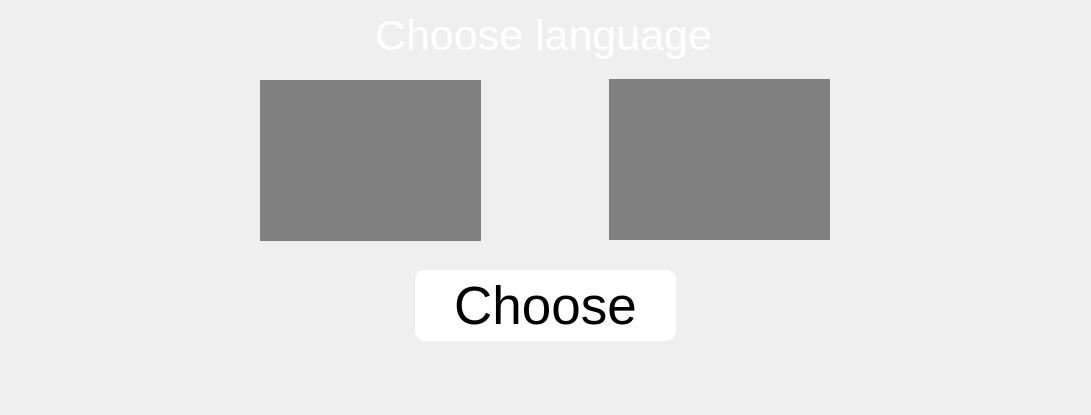
    <widget class="QWidget" name="language">
     <property name="geometry">
      <rect>
       <x>0</x>
       <y>0</y>
       <width>1091</width>
       <height>415</height>
      </rect>
     </property>
     <property name="font">
      <font>
       <family>Arial</family>
      </font>
     </property>
     <attribute name="label">
      <string>LANGUAGE</string>
     </attribute>
     <widget class="QLabel" name="lblChooseLang">
      <property name="geometry">
       <rect>
        <x>375</x>
        <y>10</y>
        <width>341</width>
        <height>51</height>
       </rect>
      </property>
      <property name="font">
       <font>
        <family>Ubuntu</family>
        <pointsize>32</pointsize>
        <weight>50</weight>
        <bold>false</bold>
       </font>
      </property>
      <property name="styleSheet">
       <string notr="true">color: white;</string>
      </property>
      <property name="text">
       <string>Choose language</string>
      </property>
     </widget>
     <widget class="QPushButton" name="btnChooseLang">
      <property name="geometry">
       <rect>
        <x>415</x>
        <y>270</y>
        <width>261</width>
        <height>71</height>
       </rect>
      </property>
      <property name="font">
       <font>
        <family>Ubuntu</family>
        <pointsize>40</pointsize>
        <weight>50</weight>
        <bold>false</bold>
       </font>
      </property>
      <property name="focusPolicy">
       <enum>Qt::ClickFocus</enum>
      </property>
      <property name="styleSheet">
       <string notr="true">border: 2px white;
border-radius: 10px;
padding: 0 8px;
background: white;
color: black;</string>
      </property>
      <property name="text">
       <string>Choose</string>
      </property>
     </widget>
     <widget class="QPushButton" name="btnBG">
      <property name="geometry">
       <rect>
        <x>260</x>
        <y>80</y>
        <width>221</width>
        <height>161</height>
       </rect>
      </property>
      <property name="font">
       <font>
        <family>Ubuntu</family>
       </font>
      </property>
      <property name="focusPolicy">
       <enum>Qt::ClickFocus</enum>
      </property>
      <property name="styleSheet">
       <string notr="true">border: 2px gray;
background: gray;</string>
      </property>
      <property name="text">
       <string/>
      </property>
      <property name="icon">
       <iconset resource="Icons.qrc">
        <normaloff>:/new/prefix1/icons/bg.png</normaloff>:/new/prefix1/icons/bg.png</iconset>
      </property>
      <property name="iconSize">
       <size>
        <width>240</width>
        <height>260</height>
       </size>
      </property>
     </widget>
     <widget class="QPushButton" name="btnEN">
      <property name="geometry">
       <rect>
        <x>609</x>
        <y>79</y>
        <width>221</width>
        <height>161</height>
       </rect>
      </property>
      <property name="font">
       <font>
        <family>Ubuntu</family>
       </font>
      </property>
      <property name="focusPolicy">
       <enum>Qt::ClickFocus</enum>
      </property>
      <property name="styleSheet">
       <string notr="true">border: 2px gray;
background: gray;</string>
      </property>
      <property name="text">
       <string/>
      </property>
      <property name="icon">
       <iconset resource="Icons.qrc">
        <normaloff>:/new/prefix1/icons/en.jpg</normaloff>:/new/prefix1/icons/en.jpg</iconset>
      </property>
      <property name="iconSize">
       <size>
        <width>240</width>
        <height>260</height>
       </size>
      </property>
      <property name="flat">
       <bool>false</bool>
      </property>
     </widget>
    </widget>
